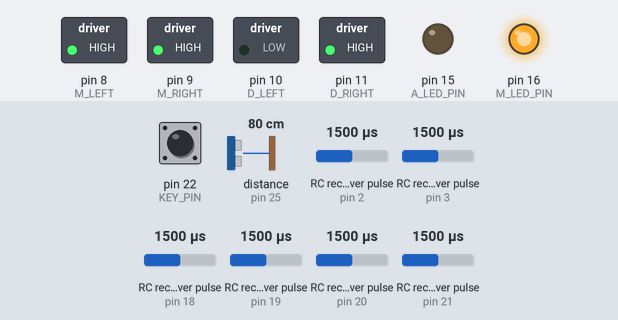
Simulated run of this sketch. Board: Arduino Mega 2560, built with avr-gcc and run on an emulated ATmega2560. Parts: switched loads named in the sketch (green lamp = pin HIGH), output pins drawn as LEDs (lit = HIGH). Wiring (inferred from the names in the program): 6 × RC receiver channel: data pin 21 / data pin 2 / data pin 3 / data pin 18 / data pin 19 / data pin 20. Dashed ring = blinking. The inputs (shaded band) are chosen by the test bench; at power-on: RC receiver pulse (sensors on pin 3, pin 2, pin 18, pin 19, pin 20, pin 21) 1500 µs, pin 22 (KEY_PIN) HIGH, distance to the obstacle (sensor on pin 25) 80 cm. The echo pulse lasts 58.3 µs per cm; what the sketch prints to the serial monitor is not drawn.

Above: at 1.2 s.
1.3 s: RC receiver pulse (sensor on pin 3) set to 1750 µs
At 2.0 s:
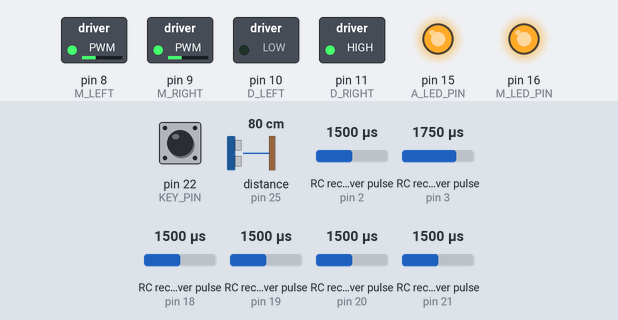
2.8 s: pin 22 (KEY_PIN) pulled LOW for 0.15 s
At 2.88 s:
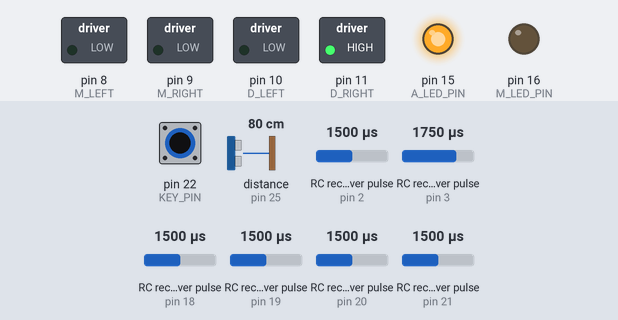
4.5 s: distance to the obstacle (sensor on pin 25) set to 12 cm
6.0 s: distance to the obstacle (sensor on pin 25) set to 9 cm
At 7.2 s:
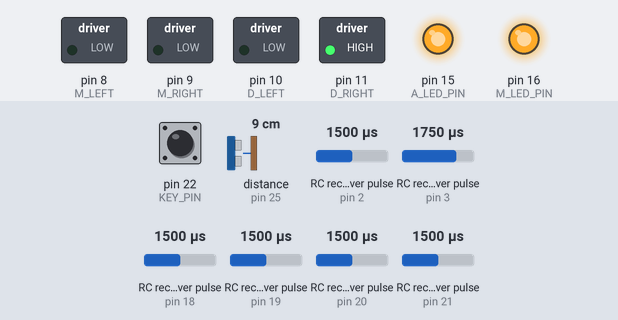
7.5 s: RC receiver pulse (sensor on pin 3) set to 1514 µs
9.0 s: RC receiver pulse (sensor on pin 3) set to 1503 µs
At 9.66 s:
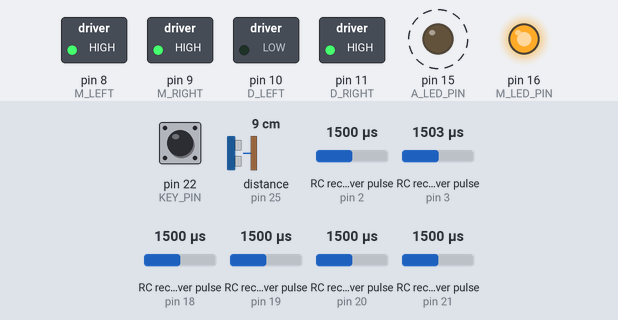
Timing chart, 0 to 13.0 s (numbered marks = the images above; inputs shaded):
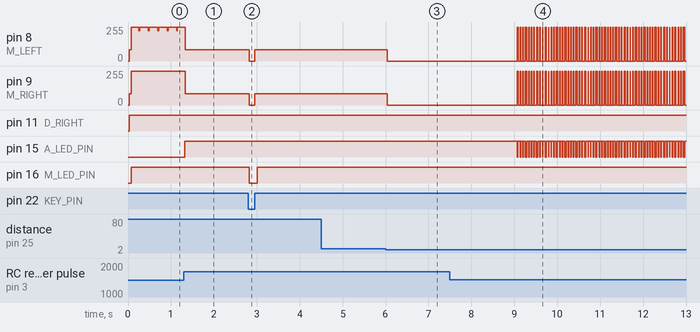

The sketch:

ArduinoRC.ino
```cpp
//                | |
//    G_   _      | |
//    _\\__\\____/   \___//__//_
//   / || ||Au          ( ) ||  \
//   |  _______        _______  |
//   | /   T   \      /   E   \ |
//   | | R + R |      | A + A | |
//   | \___T___/      \___E___/ |
//   |          ______          |
//    \________/      \________/
//

// CHANNEL_1 - Thro
// CHANNEL_2 - Aile
// CHANNEL_3 - Elev
// CHANNEL_4 - Rudd
// CHANNEL_5 - Gear
// CHANNEL_6 - Aux1

//---------Includes--------
#include <NewPing.h>

//---------Defines---------
// Accessory Pins
#define KEY_PIN 22
#define M_LED_PIN 16
#define A_LED_PIN 15

// Ping Pins
#define PING_F_TRIGGER 24
#define PING_F_ECHO 25
#define PING_R_TRIGGER 26
#define PING_R_ECHO 27

// Max distance to check, otherwise report clear
#define PING_MAX_DISTANCE 80

// Reciever Pins
#define CHANNEL_1 21
#define CHANNEL_2 20
#define CHANNEL_3 19
#define CHANNEL_4 18
#define CHANNEL_5 2
#define CHANNEL_6 3

#define CHANNEL_1_INTERRUPT 2
#define CHANNEL_2_INTERRUPT 3
#define CHANNEL_3_INTERRUPT 4
#define CHANNEL_4_INTERRUPT 5
#define CHANNEL_5_INTERRUPT 0
#define CHANNEL_6_INTERRUPT 1

// Minimum, maximum and middle values for each channel
// Switches have an upper and lower value, so estimates work ok
#define CHANNEL_1_MIN 1087
#define CHANNEL_1_MID 1500
#define CHANNEL_1_MAX 1912

#define CHANNEL_2_MIN 1086
#define CHANNEL_2_MID 1494
#define CHANNEL_2_MAX 1898

#define CHANNEL_3_MIN 904
#define CHANNEL_3_MID 1192
#define CHANNEL_3_MAX 1482

#define CHANNEL_4_MIN 1107
#define CHANNEL_4_MID 1492
#define CHANNEL_4_MAX 1891

#define CHANNEL_5_MIN 1000
#define CHANNEL_5_MID 1500
#define CHANNEL_5_MAX 2000

#define CHANNEL_6_MIN 1000
#define CHANNEL_6_MID 1500
#define CHANNEL_6_MAX 2000

// Error margin for middle values. Ex. Don't turn unless stick is +- this value past the middle value
#define ERROR_MARGIN 25

// Motor direction pins
#define D_LEFT 10
#define D_RIGHT 11

// Define motor speed pins
#define M_LEFT 8
#define M_RIGHT 9

// Update flags
#define CHANNEL_1_FLAG 1
#define CHANNEL_2_FLAG 2
#define CHANNEL_3_FLAG 4
#define CHANNEL_4_FLAG 8
#define CHANNEL_5_FLAG 16
#define CHANNEL_6_FLAG 32

// Flags to set if a value has changed, such as gear, direction or switches
#define V_SWITCH_1_FLAG 1
#define V_SWITCH_2_FLAG 2

// Directions
#define DIRECTION_STOP 0
#define DIRECTION_FORWARD 1
#define DIRECTION_REVERSE 2
#define DIRECTION_RIGHT 3
#define DIRECTION_LEFT 4

// Gears
#define GEAR_IDLE 0
#define GEAR_FULL 1

// Margin above and below mid throttle still considered idle
#define IDLE_MARGIN 60

// Minimum and maximums for PWM values
#define PWM_MIN 0
#define PWM_MAX 255

//---------Globals---------

// Global flags variable. Bits get set per channel when an interrupt was called
volatile uint8_t channelFlagsGlobal;

// Global channel input values
volatile uint16_t channel1InGlobal;
volatile uint16_t channel2InGlobal;
volatile uint16_t channel3InGlobal;
volatile uint16_t channel4InGlobal;
volatile uint16_t channel5InGlobal;
volatile uint16_t channel6InGlobal;

// Global timing for each interrupt. Time since the last state change.
uint32_t channel1Start;
uint32_t channel2Start;
uint32_t channel3Start;
uint32_t channel4Start;
uint32_t channel5Start;
uint32_t channel6Start;

// Storage for PING sensor times
uint32_t fDistance;
uint32_t rDistance;

// Ping sensors
NewPing fPing(PING_F_TRIGGER, PING_F_ECHO, PING_MAX_DISTANCE);
NewPing rPing(PING_R_TRIGGER, PING_R_ECHO, PING_MAX_DISTANCE);

// Global timing for autonomous LED
uint32_t autoLEDStart;

// Values
uint8_t curThrottle = 0;
uint8_t curGear = GEAR_IDLE;
uint8_t prevGear = GEAR_IDLE;
uint8_t curDirection = DIRECTION_STOP;
uint8_t prevDirection = DIRECTION_STOP;
uint8_t switch1 = 0;
uint8_t switch2 = 0;

// Flags set when a value above changes
uint8_t valueFlags;

void setup(){
  Serial.begin(9600);

  // Channel 1 outputs 0 until a connection is present, keep checking until we get a nonzero value
  Serial.print("\nWaiting for connection from receiver...");
  uint16_t readWait = pulseIn(CHANNEL_1, HIGH);
  while(readWait == 0){
    readWait = pulseIn(CHANNEL_1, HIGH);
  }
  Serial.println("done!");

  // Read initial switch values
  switch1 = (pulseIn(CHANNEL_5, HIGH) > CHANNEL_5_MID) ? true : false;
  switch2 = (pulseIn(CHANNEL_6, HIGH) > CHANNEL_6_MID) ? true : false;

  // Set the two switch flags to show they were updated
  bitSet(valueFlags,V_SWITCH_1_FLAG);
  bitSet(valueFlags,V_SWITCH_2_FLAG);

  // Set up the interrupts
  attachInterrupt(CHANNEL_1_INTERRUPT, processChannel1, CHANGE);
  attachInterrupt(CHANNEL_2_INTERRUPT, processChannel2, CHANGE);
  attachInterrupt(CHANNEL_3_INTERRUPT, processChannel3, CHANGE);
  attachInterrupt(CHANNEL_4_INTERRUPT, processChannel4, CHANGE);
  attachInterrupt(CHANNEL_5_INTERRUPT, processChannel5, CHANGE);
  attachInterrupt(CHANNEL_6_INTERRUPT, processChannel6, CHANGE);

  // Set the output pins for the two motor channels
  pinMode(M_LEFT,OUTPUT);
  pinMode(M_RIGHT,OUTPUT);

  // Set the output pins for the two motor directions
  pinMode(D_LEFT,OUTPUT);
  pinMode(D_RIGHT,OUTPUT);

  // Set pin mode for accessories
  pinMode(KEY_PIN,INPUT_PULLUP);
  pinMode(M_LED_PIN,OUTPUT);
  pinMode(A_LED_PIN,OUTPUT);
}

void loop(){
  // Local copies of the input values so they don't get changed by an interrupt mid read
  static uint16_t channel1In;
  static uint16_t channel2In;
  static uint16_t channel3In;
  static uint16_t channel4In;
  static uint16_t channel5In;
  static uint16_t channel6In;

  // Local copy of the global flags
  static uint8_t channelFlags;

  //If any of the channel values have changes, we update our local copy
  if(channelFlagsGlobal){
    noInterrupts();
    channelFlags = channelFlagsGlobal;

    if(channelFlags & CHANNEL_1_FLAG){
      channel1In = channel1InGlobal;
    }
    if(channelFlags & CHANNEL_2_FLAG){
      channel2In = channel2InGlobal;
    }
    if(channelFlags & CHANNEL_3_FLAG){
      channel3In = channel3InGlobal;
    }
    if(channelFlags & CHANNEL_4_FLAG){
      channel4In = channel4InGlobal;
    }
    if(channelFlags & CHANNEL_5_FLAG){
      channel5In = channel5InGlobal;
    }
    if(channelFlags & CHANNEL_6_FLAG){
      channel6In = channel6InGlobal;
    }

    channelFlagsGlobal = 0;
    interrupts();
  }

  //Process changed switches
  if(channelFlags & CHANNEL_5_FLAG){
    switch1 = (channel5In > CHANNEL_5_MID) ? true : false;
  }

  if(channelFlags & CHANNEL_6_FLAG){
    switch2 = (channel6In > CHANNEL_5_MID) ? true : false;
    // Enable or disable the auto led
    digitalWrite(A_LED_PIN,(switch2) ? HIGH : LOW);
  }


  if(digitalRead(KEY_PIN) == HIGH){
    if (switch2){
      // Get front ping delay in microseconds
      fDistance = fPing.ping() / US_ROUNDTRIP_CM;

      if (fDistance == 0 || fDistance > 10){
        digitalWrite(D_LEFT,LOW);
        digitalWrite(D_RIGHT,HIGH);

        analogWrite(M_LEFT,PWM_MAX / 3);
        analogWrite(M_RIGHT,PWM_MAX / 3);
      }else{
        analogWrite(M_LEFT,PWM_MIN);
        analogWrite(M_RIGHT,PWM_MIN);
      }

      delay(50);
    }else{
      // Process changed throttle
      if(channelFlags & CHANNEL_3_FLAG){
        // Constrain the value between the channel min and max
        channel3In = constrain(channel3In, CHANNEL_3_MIN, CHANNEL_3_MAX);

        if(channel3In > CHANNEL_3_MID){
          // Map the throttle from mid to max to pwm values 0-255
          curThrottle = map(channel3In,CHANNEL_3_MID,CHANNEL_3_MAX,PWM_MIN,PWM_MAX);
          // Input is more then mid, so we're going forward.
          curDirection = (curThrottle < IDLE_MARGIN)? DIRECTION_STOP : DIRECTION_FORWARD;
        }
        else{
          // Map the throttle from min to mid to pwm values 0-255
          curThrottle = map(channel3In,CHANNEL_3_MIN,CHANNEL_3_MID,PWM_MAX,PWM_MIN);
          // Input is less than mid, so we're in reverse
          curDirection = (curThrottle < IDLE_MARGIN)? DIRECTION_STOP : DIRECTION_REVERSE;
        }
        curGear = (curThrottle < IDLE_MARGIN) ? GEAR_IDLE : GEAR_FULL;
      }

      // Process changed steering, also process when throttle changes because it will overwrite a turn
      if((channelFlags & CHANNEL_2_FLAG) || (channelFlags & CHANNEL_3_FLAG)){
        // Left and right speed values
        uint8_t speedLeft = curThrottle;
        uint8_t speedRight = curThrottle;
        // Constrain the value to its min and max
        channel2In = constrain(channel2In,CHANNEL_2_MIN,CHANNEL_2_MAX);

        // If we're within the idle margin on the throttle
        if(curGear == GEAR_IDLE){
          // If the steering is greater than the mid point plus the error margin, we're going to spin right
          if(channel2In > (CHANNEL_2_MID + ERROR_MARGIN)){
            curDirection = DIRECTION_RIGHT;
            speedRight = speedLeft = map(channel2In,CHANNEL_2_MID,CHANNEL_2_MAX,PWM_MIN,PWM_MAX);
          }
          // If it is less than the mid point minus the error margin, spin left
          else if(channel2In < (CHANNEL_2_MID - ERROR_MARGIN)){
            curDirection = DIRECTION_LEFT;
            speedRight = speedLeft = map(channel2In,CHANNEL_2_MIN,CHANNEL_2_MID,PWM_MAX,PWM_MIN);
          }else{
            // If we're in idle with no steering, we're stopped.
            speedRight = speedLeft = PWM_MIN;
          }
        }
        // Otherwise, we're moving
        else{
          if(channel2In > (CHANNEL_2_MID + ERROR_MARGIN)){
            speedLeft = map(channel2In,CHANNEL_2_MID,CHANNEL_2_MAX,curThrottle,PWM_MIN);
          }
          else if(channel2In < (CHANNEL_2_MID - ERROR_MARGIN)){
            speedRight = map(channel2In,CHANNEL_2_MIN,CHANNEL_2_MID,PWM_MIN,curThrottle);
          }
        }
        // Set the motors to their respective speeds
        analogWrite(M_LEFT,speedLeft);
        analogWrite(M_RIGHT,speedRight);
      }

      if((curDirection != prevDirection) || (curGear != prevGear)){
        prevGear = curGear;
        prevDirection = curDirection;

        digitalWrite(D_LEFT,LOW);
        digitalWrite(D_RIGHT,LOW);

        switch(curDirection){
          case DIRECTION_FORWARD:
            digitalWrite(D_LEFT,LOW);
            digitalWrite(D_RIGHT,HIGH);
            break;
          case DIRECTION_REVERSE:
            digitalWrite(D_LEFT,HIGH);
            digitalWrite(D_RIGHT,LOW);
            break;
          case DIRECTION_LEFT:
            digitalWrite(D_LEFT,LOW);
            digitalWrite(D_RIGHT,LOW);
            break;
          case DIRECTION_RIGHT:
            digitalWrite(D_LEFT,HIGH);
            digitalWrite(D_RIGHT,HIGH);
            break;
        }
      }
    }
    // Set the LED for motor power ON
    digitalWrite(M_LED_PIN,HIGH);
  }else{
    // Disable motors, turn off motor LED
    analogWrite(M_LEFT,PWM_MIN);
    analogWrite(M_RIGHT,PWM_MIN);
    digitalWrite(M_LED_PIN,LOW);
  }
}

// Interrupts for each channel, called on a signal change
void processChannel1(){
  // If we went from LOW to HIGH, start the counter
  if(digitalRead(CHANNEL_1) == HIGH){
    channel1Start = micros();
  }
  else{
    //If we went from HIGH to LOW, calculate the time since the last HIGH then set the value and flag
    channel1InGlobal = (uint16_t)(micros() - channel1Start);
    channelFlagsGlobal |= CHANNEL_1_FLAG;
  }
}

void processChannel2(){
  if(digitalRead(CHANNEL_2) == HIGH){
    channel2Start = micros();
  }
  else{
    channel2InGlobal = (uint16_t)(micros() - channel2Start);
    channelFlagsGlobal |= CHANNEL_2_FLAG;
  }
}

void processChannel3(){
  if(digitalRead(CHANNEL_3) == HIGH){
    channel3Start = micros();
  }
  else{
    channel3InGlobal = (uint16_t)(micros() - channel3Start);
    channelFlagsGlobal |= CHANNEL_3_FLAG;
  }
}

void processChannel4(){
  if(digitalRead(CHANNEL_4) == HIGH){
    channel4Start = micros();
  }
  else{
    channel4InGlobal = (uint16_t)(micros() - channel4Start);
    channelFlagsGlobal |= CHANNEL_4_FLAG;
  }
}

void processChannel5(){
  if(digitalRead(CHANNEL_5) == HIGH){
    channel5Start = micros();
  }
  else{
    channel5InGlobal = (uint16_t)(micros() - channel5Start);
    channelFlagsGlobal |= CHANNEL_5_FLAG;
  }
}

void processChannel6(){
  if(digitalRead(CHANNEL_6) == HIGH){
    channel6Start = micros();
  }
  else{
    channel6InGlobal = (uint16_t)(micros() - channel6Start);
    channelFlagsGlobal |= CHANNEL_6_FLAG;
  }
}
```

Measured:
- the behaviour switches between 11 and 10 cm on distance to the obstacle (sensor on pin 25) (found by bisection; images 2 and 3)
- the behaviour switches between 1504 and 1503 µs on RC receiver pulse (sensor on pin 3) (found by bisection; images 3 and 4)
- after the input at 1.3 s, pin 9 (M_RIGHT): 255/255 → 85/255 at once; pin 15 (A_LED_PIN): LOW → HIGH at once
- after the input at 2.8 s, pin 8 (M_LEFT), pin 9 (M_RIGHT): 85/255 → 0/255 at once, → 85/255 0.13 s later; pin 16 (M_LED_PIN): HIGH → LOW at once, → HIGH 0.18 s later
- after the input at 4.5 s, every drawn part: stays the same
- after the input at 6.0 s, pin 8 (M_LEFT), pin 9 (M_RIGHT): 85/255 → 0/255 at once
- after the input at 7.5 s, every drawn part: stays the same
- after the input at 9.0 s, pin 8 (M_LEFT), pin 9 (M_RIGHT): alternates 255/255 for 0.01 s and 0/255 for 0.05 s, starting after 0.06 s; pin 15 (A_LED_PIN): alternates HIGH for 0.05 s and LOW for 0.01 s, starting after 0.06 s
